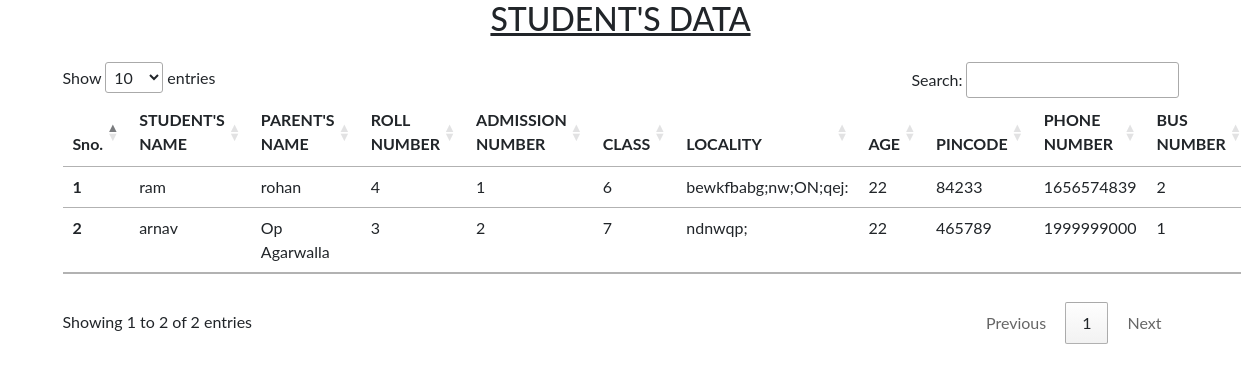
Page /stud1.php on the committed database.
### tables this page shows
CREATE TABLE IF NOT EXISTS `students1` (
  `name` text NOT NULL,
  `parent_name` text NOT NULL,
  `dob` date NOT NULL,
  `roll_no` int NOT NULL,
  `adm_no` int NOT NULL AUTO_INCREMENT,
  `pincode` int NOT NULL,
  `locality` text NOT NULL,
  `age` int NOT NULL,
  `class` int NOT NULL,
  `phone_number` int NOT NULL,
  `bus_no` int NOT NULL,
  PRIMARY KEY (`adm_no`)
);

### stud1.php (the view, shortened to what this page needs)
<?php include 'db_connect.php';?>
<!doctype html>
<html lang="en">
  <head>
    <link rel="stylesheet" href="//cdn.datatables.net/1.11.5/css/jquery.dataTables.min.css">
    <link href="https://cdn.jsdelivr.net/npm/bootstrap@5.1.3/dist/css/bootstrap.min.css" rel="stylesheet">
        </head>
  <body>
<h2><center><u>STUDENT'S DATA</u></h2>
  <div class="container my-4">
<table class="table my-4" id="myTable" >
  <thead>
    <tr>
      <th scope="col">Sno.</th>
      <th scope="col">STUDENT'S NAME</th>
      <th scope="col">PARENT'S NAME</th>
      <th scope="col">ROLL NUMBER</th>
      <th scope="col">ADMISSION NUMBER</th>
      <th scope="col">CLASS</th>
      <th scope="col">LOCALITY</th>
      <th scope="col">AGE</th>
      <th scope="col">PINCODE</th>
      <th scope="col">PHONE NUMBER</th>
      <th scope="col">BUS NUMBER</th>
    </tr>
  </thead><tbody>
<?php
$sql1="SELECT * FROM `students1`";
$result1=mysqli_query($conn,$sql1);
$rows1= mysqli_num_rows($result1);
  $Sno=0;
  while ($row1 = mysqli_fetch_assoc($result1))
{
  $Sno++;
    if($rows1>0){
     echo "<tr>
        <th >".$Sno."</th>
        <td>".$row1['name']."</td>
        <td>".$row1['parent_name']."</td>
        <td>".$row1['roll_no']."</td>
        <td>".$row1['adm_no']."</td>
        <td>".$row1['class']."</td>
        <td>".$row1['locality']."</td>
        <td>".$row1['age']."</td>
        <td>".$row1['pincode']."</td>
        <td>".$row1['phone_number']."</td>
        <td>".$row1['bus_no']."</td>
        </td>
      </tr>";
    }}?></tbody></table>
</div>
  </body>
</html>

### stud1.php (style rules this page uses)
body { font-family: "Lato", sans-serif; }

### rows in the picture
students1: name "ram", parent_name "rohan", roll_no "4", adm_no "1", class "6", locality "bewkfbabg;nw;ON;qej:", age "22", pincode "84233", phone_number "1656574839", bus_no "2"
students1: name "arnav", parent_name "Op Agarwalla", roll_no "3", adm_no "2", class "7", locality "ndnwqp;", age "22", pincode "465789", phone_number "1999999000", bus_no "1"
